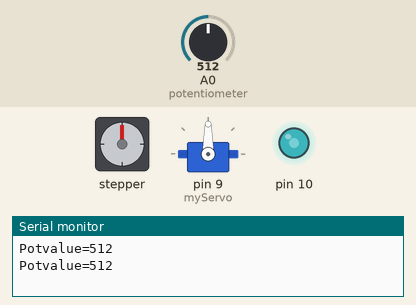
A sketch run on a simulated Arduino Uno, built with avr-gcc and run on an emulated ATmega328P. On the bench: stepper motor, servo, output pins drawn as LEDs (lit = HIGH), the last lines printed to the serial monitor. Wiring (from diagram.json): stepper motor (200 steps per turn assumed): coils pin 2, pin 4, pin 3, pin 5. Inputs (shaded band) come from the test bench; at power-on: A0 (potentiometer) = 512.

Above: at 2.8 s.
2.9 s: A0 (potentiometer) set to 716
At 7.2 s:
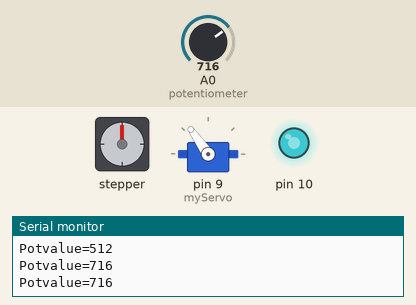
7.5 s: A0 (potentiometer) set to 900
At 10.3 s:
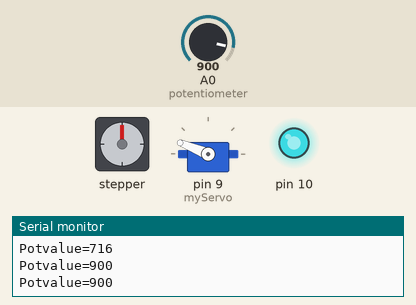
11.5 s: A0 (potentiometer) set to 1023
At 14.6 s:
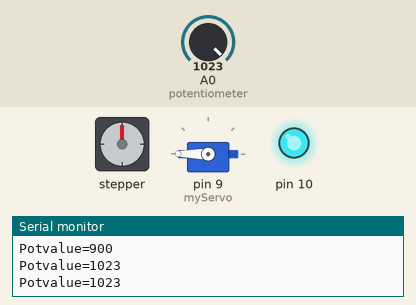
15.5 s: A0 (potentiometer) set to 306
At 18.9 s:
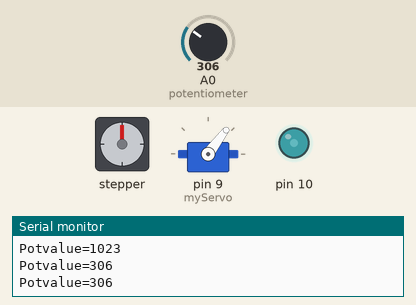
19.5 s: A0 (potentiometer) set to 122
At 23.2 s:
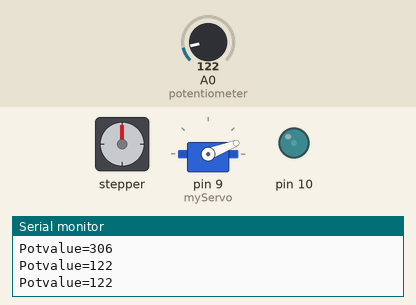
Timing chart, 0 to 24.5 s (numbered marks = the images above; inputs shaded):
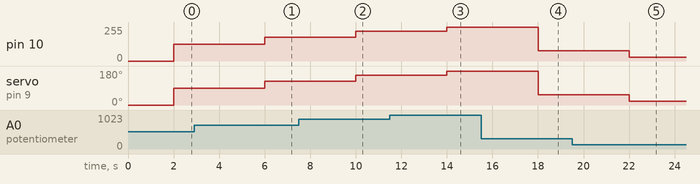

The sketch:

sketch.ino
```cpp
#include <Servo.h>
Servo myServo;

void setup() {
  Serial.begin(9600);
  myServo.attach(9);
  myServo.write(0);
pinMode(A0,INPUT);
pinMode(2, OUTPUT);
pinMode(3, OUTPUT);
pinMode(4, OUTPUT);
pinMode(5, OUTPUT);
pinMode(10, OUTPUT);

}

void loop() {
  // put your main code here, to run repeatedly:
int Potvalue=analogRead(A0);
Serial.print("Potvalue=");
Serial.println(Potvalue);
delay(2000);


int i=map(Potvalue,0,1023,0,180);
int j=map(Potvalue,0,1023,0,255);
myServo.write(i);
analogWrite(10,j);

}
```

Measured:
- after the input at 2.9 s, pin 10: 127/255 → 178/255 after 3.1 s; servo on pin 9 (myServo): 90° → 125° after 3.1 s
- after the input at 7.5 s, pin 10: 178/255 → 224/255 after 2.5 s; servo on pin 9 (myServo): 125° → 158° after 2.5 s
- after the input at 11.5 s, pin 10: 224/255 → 255/255 after 2.5 s; servo on pin 9 (myServo): 158° → 180° after 2.5 s
- after the input at 15.5 s, pin 10: 255/255 → 76/255 after 2.5 s; servo on pin 9 (myServo): 180° → 53° after 2.5 s
- after the input at 19.5 s, pin 10: 76/255 → 30/255 after 2.5 s; servo on pin 9 (myServo): 53° → 21° after 2.5 s
